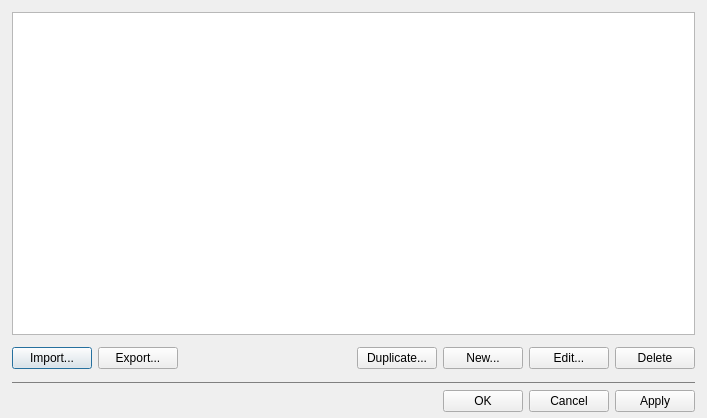
<?xml version="1.0" encoding="UTF-8"?>
<ui version="4.0">
 <class>Nedrysoft::RouteAnalyser::FavouritesManagerDialog</class>
 <widget class="QDialog" name="Nedrysoft::RouteAnalyser::FavouritesManagerDialog">
  <property name="geometry">
   <rect>
    <x>0</x>
    <y>0</y>
    <width>707</width>
    <height>418</height>
   </rect>
  </property>
  <property name="windowTitle">
   <string>Edit Favourites</string>
  </property>
  <layout class="QGridLayout" name="gridLayout" rowstretch="2,0,0,0,0">
   <property name="leftMargin">
    <number>12</number>
   </property>
   <property name="topMargin">
    <number>12</number>
   </property>
   <property name="rightMargin">
    <number>12</number>
   </property>
   <property name="bottomMargin">
    <number>6</number>
   </property>
   <property name="spacing">
    <number>0</number>
   </property>
   <item row="0" column="0">
    <widget class="QTreeView" name="treeView">
     <property name="editTriggers">
      <set>QAbstractItemView::NoEditTriggers</set>
     </property>
     <property name="alternatingRowColors">
      <bool>true</bool>
     </property>
     <property name="indentation">
      <number>0</number>
     </property>
     <property name="rootIsDecorated">
      <bool>false</bool>
     </property>
     <property name="itemsExpandable">
      <bool>false</bool>
     </property>
    </widget>
   </item>
   <item row="2" column="0">
    <layout class="QHBoxLayout" name="horizontalLayout">
     <property name="spacing">
      <number>6</number>
     </property>
     <property name="leftMargin">
      <number>0</number>
     </property>
     <property name="topMargin">
      <number>12</number>
     </property>
     <property name="bottomMargin">
      <number>12</number>
     </property>
     <item>
      <widget class="QPushButton" name="importPushButton">
       <property name="text">
        <string>Import...</string>
       </property>
      </widget>
     </item>
     <item>
      <widget class="QPushButton" name="exportPushButton">
       <property name="text">
        <string>Export...</string>
       </property>
      </widget>
     </item>
     <item>
      <spacer name="horizontalSpacer">
       <property name="orientation">
        <enum>Qt::Horizontal</enum>
       </property>
       <property name="sizeHint" stdset="0">
        <size>
         <width>40</width>
         <height>20</height>
        </size>
       </property>
      </spacer>
     </item>
     <item>
      <widget class="QPushButton" name="duplicatePushButton">
       <property name="text">
        <string>Duplicate...</string>
       </property>
      </widget>
     </item>
     <item>
      <widget class="QPushButton" name="newPushButton">
       <property name="text">
        <string>New...</string>
       </property>
      </widget>
     </item>
     <item>
      <widget class="QPushButton" name="editPushButton">
       <property name="text">
        <string>Edit...</string>
       </property>
      </widget>
     </item>
     <item>
      <widget class="QPushButton" name="deletePushButton">
       <property name="text">
        <string>Delete</string>
       </property>
      </widget>
     </item>
    </layout>
   </item>
   <item row="4" column="0">
    <layout class="QHBoxLayout" name="horizontalLayout_2">
     <property name="spacing">
      <number>6</number>
     </property>
     <property name="topMargin">
      <number>6</number>
     </property>
     <item>
      <spacer name="horizontalSpacer_2">
       <property name="orientation">
        <enum>Qt::Horizontal</enum>
       </property>
       <property name="sizeHint" stdset="0">
        <size>
         <width>40</width>
         <height>20</height>
        </size>
       </property>
      </spacer>
     </item>
     <item>
      <widget class="QPushButton" name="okPushButton">
       <property name="text">
        <string>OK</string>
       </property>
      </widget>
     </item>
     <item>
      <widget class="QPushButton" name="cancelPushButton">
       <property name="text">
        <string>Cancel</string>
       </property>
      </widget>
     </item>
     <item>
      <widget class="QPushButton" name="applyPushButton">
       <property name="text">
        <string>Apply</string>
       </property>
      </widget>
     </item>
    </layout>
   </item>
   <item row="3" column="0">
    <widget class="Line" name="line">
     <property name="styleSheet">
      <string notr="true">margin-left:0px;	
margin-right:0px;
color:  gray;</string>
     </property>
     <property name="frameShadow">
      <enum>QFrame::Plain</enum>
     </property>
     <property name="orientation">
      <enum>Qt::Horizontal</enum>
     </property>
    </widget>
   </item>
  </layout>
 </widget>
 <tabstops>
  <tabstop>treeView</tabstop>
  <tabstop>importPushButton</tabstop>
  <tabstop>exportPushButton</tabstop>
  <tabstop>duplicatePushButton</tabstop>
  <tabstop>newPushButton</tabstop>
  <tabstop>editPushButton</tabstop>
  <tabstop>deletePushButton</tabstop>
  <tabstop>okPushButton</tabstop>
  <tabstop>cancelPushButton</tabstop>
  <tabstop>applyPushButton</tabstop>
 </tabstops>
 <resources/>
 <connections/>
</ui>
